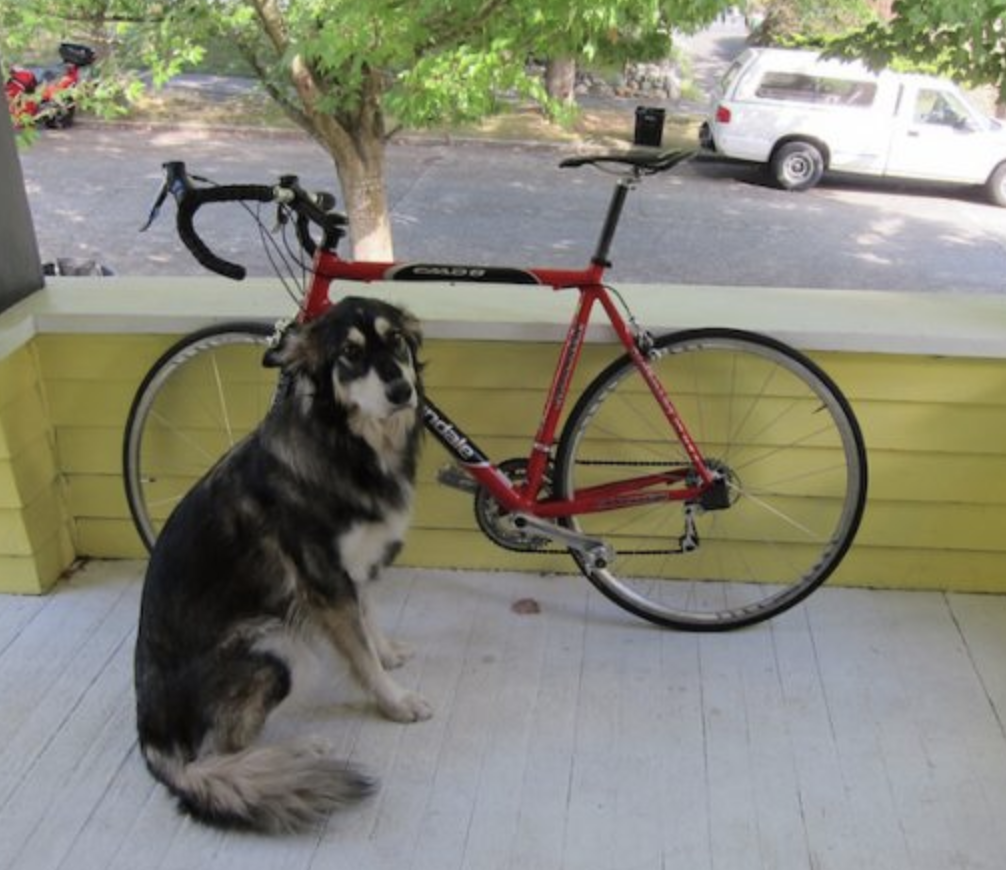
#> input picture images/detect/multiple1.png, 1006 x 870 px, found by its file name
$ jupyter execute --allow-errors example_segment.ipynb   (shell and % lines are left out)
#> lines starting #> are read from the running program, lines starting #| are printed output that depends on the picture
### util/YoloModel.py
# ==================================
#         Import Dependencies
# ==================================
import cv2
import numpy as np
import supervision as sv
from typing import Union, List, Any, Tuple, Dict
from ultralytics import YOLO
from ultralytics.engine.results import Results
from supervision.detection.core import Detections

# ==================================
#      YoloModel (Base Class)
# ==================================
class YoloModel:
    """
    A base class for wrapping Ultralytics YOLO models.

    This class provides a common interface for loading models and decoding
    standard information like inference speed and class names.
    """
    def __init__(self, model_path: str, task: str) -> None:
        """
        Initializes the YoloModel.

        Args:
            model_path (str): The path to the YOLO model file (e.g., 'yolov8n.pt').
            task (str): The task for the model, e.g., 'detect', 'classify'.
        """
        self.task = task
        self.model = YOLO(model_path, task=task)

    # [48 lines left out: functions warmup, decode_image_size, decode_speed, class_names, not called in this run]

    @property
    def training_imgsz(self) -> int:
        """Returns the image size the model was trained with."""
        return self.model.args['imgsz']

# ==================================
#    YoloClassification (Subclass)
# ==================================
class YoloClassification(YoloModel):
    """
    A specialized class for YOLO classification tasks.
    """
    # [73 lines left out: functions __init__, predict, decode_top1, decode_top5, _decode_single_top1, _decode_single_top5, not called in this run]

# ==================================
# YoloObjectBase (Intermediate Base Class)
# ==================================
class YoloObjectBase(YoloModel):
    """
    An intermediate base class for object-based tasks (detection, segmentation, pose).
    Contains shared logic for prediction, tracking, and basic object extraction.
    """
    def __init__(self, model_path: str, task: str, warmup: bool = True) -> None:
        """
        Initializes the base model for object-based tasks.

        Args:
            model_path (str): Path to the model file.
            task (str): The specific task for the model, e.g., 'detect', 'segment'.
            warmup (bool): If True, runs a dummy inference to warm up the model.
        """
#> called with model_path = 'models\\yolo11n-seg.pt', task = 'segment', warmup = True
        super().__init__(model_path, task=task)
#> (the call stopped at in __init__, `self.model = YOLO(model_path, task=task)`: ultralytics is not available in this run)
        if warmup:
            self.warmup(imgsz=self.training_imgsz or 640)
        self.tracker = sv.ByteTrack()

    # [71 lines left out: functions _set_default_kwargs, predict, tracking, extract_object, not called in this run]

# ==================================
#      YoloDetection (Subclass)
# ==================================
class YoloDetection(YoloObjectBase):
    """
    A specialized class for standard object detection.
    Inherits all prediction and tracking logic from YoloObjectBase.
    """
    # [56 lines left out: functions __init__, decode_results, _decode_single_result, decode_detections, not called in this run]

# ==================================
#     YoloSegmentation (Subclass)
# ==================================
class YoloSegmentation(YoloObjectBase):
    """
    A specialized class for instance segmentation.
    Inherits all prediction and tracking logic from YoloObjectBase.
    """
    def __init__(self, model_path: str, warmup: bool = True) -> None:
        """
        Initializes the segmentation model.

        Args:
            model_path (str): Path to the segmentation model file.
            warmup (bool): If True, runs a dummy inference to warm up the model.
        """
        super().__init__(model_path, task='segment', warmup=warmup)

    # [72 lines left out: functions decode_results, _decode_single_result, decode_detections, segment_object, not called in this run]

# ==================================
#        YoloPose (Subclass)
# ==================================
class YoloPose(YoloObjectBase):
    """
    A specialized class for pose estimation.
    Inherits all prediction and tracking logic from YoloObjectBase.
    """
    # [70 lines left out: functions __init__, decode_results, _decode_single_result, decode_detections, not called in this run]


### example_segment.ipynb
# Example Usage for YoloSegmentation

## Load Model

[cell 1]
import cv2
import matplotlib.pyplot as plt
from util.YoloModel import YoloSegmentation

#> (the rest of this cell did not finish here and is left out)

## Single Inference

[cell 2]
image = cv2.imread(r"images\detect\multiple1.png")
#> image is the input picture: shape (870, 1006, 3); mean B, G, R 119.4, 133.1, 134.1
image = cv2.cvtColor(image, cv2.COLOR_BGR2RGB)
image_with_bbox = image.copy()

plt.imshow(image)
plt.title(f"Input")
plt.show()

#> (the rest of this cell did not finish here and is left out)

## Batch Inference

[cell 3]
image_list = [
    cv2.imread(r"images\detect\multiple1.png"),
    cv2.imread(r"images\detect\airplane.jpg"),
    cv2.imread(r"images\detect\bicycle.jpg"),
]
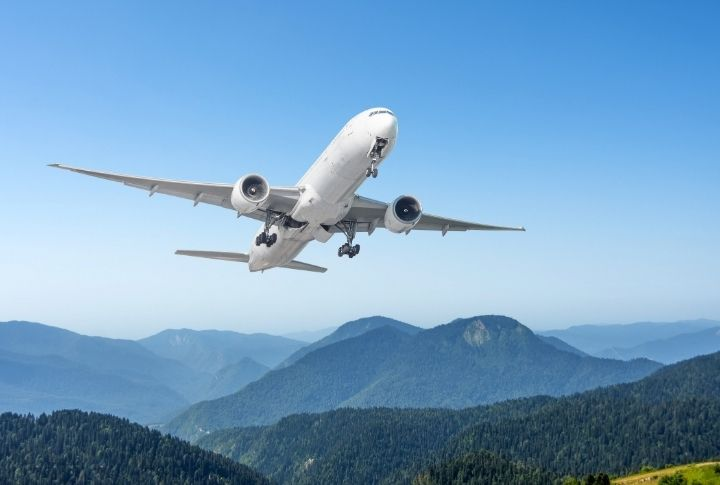
#> input picture images/detect/airplane.jpg, 720 x 485 px, found by its file name
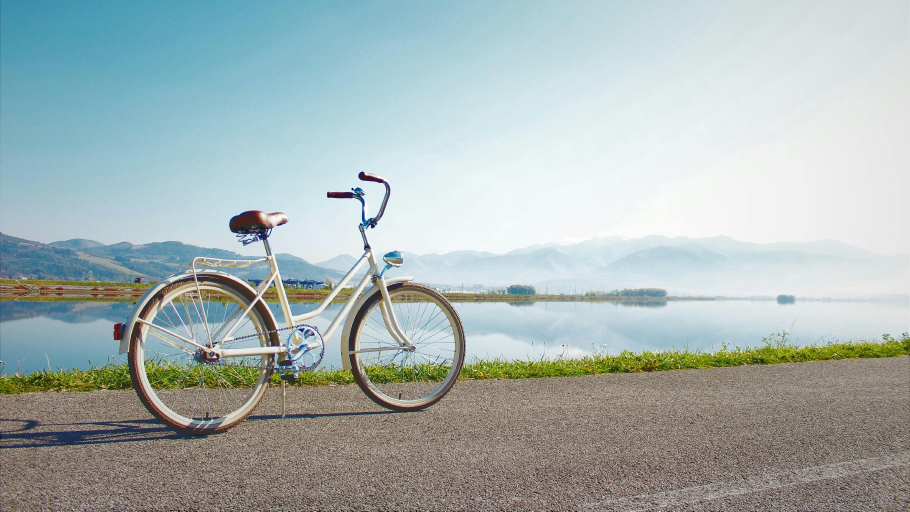
#> input picture images/detect/bicycle.jpg, 2730 x 1536 px, found by its file name (shown at 1/3 size)

#> (the rest of this cell did not finish here and is left out)
